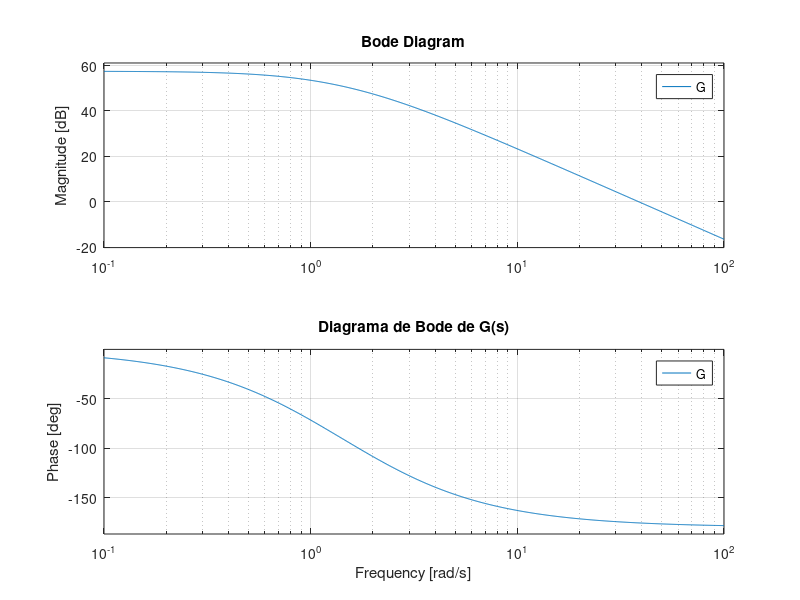
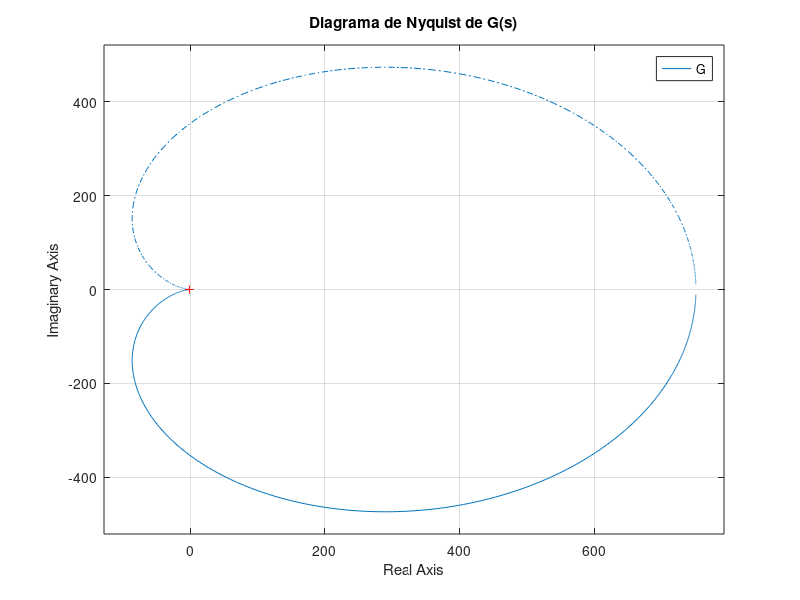

Here is the MATLAB script that generated these plots, in order:
pkg load control;

% 1. Definir la variable de Laplace 's'
s = tf('s');

% 2. Definir la función de transferencia (ej. G(s) = 10 / ((s+1)(s+2)))
G = 1500 / ((s + 1) * (s + 2));


% 2.5 Generar el diagrama de BODE
figure;
bode(G);
grid on;
title('Diagrama de Bode de G(s)');


% 3. Generar el diagrama de Nyquist
figure;
nyquist(G);
grid on;
title('Diagrama de Nyquist de G(s)');





pause
